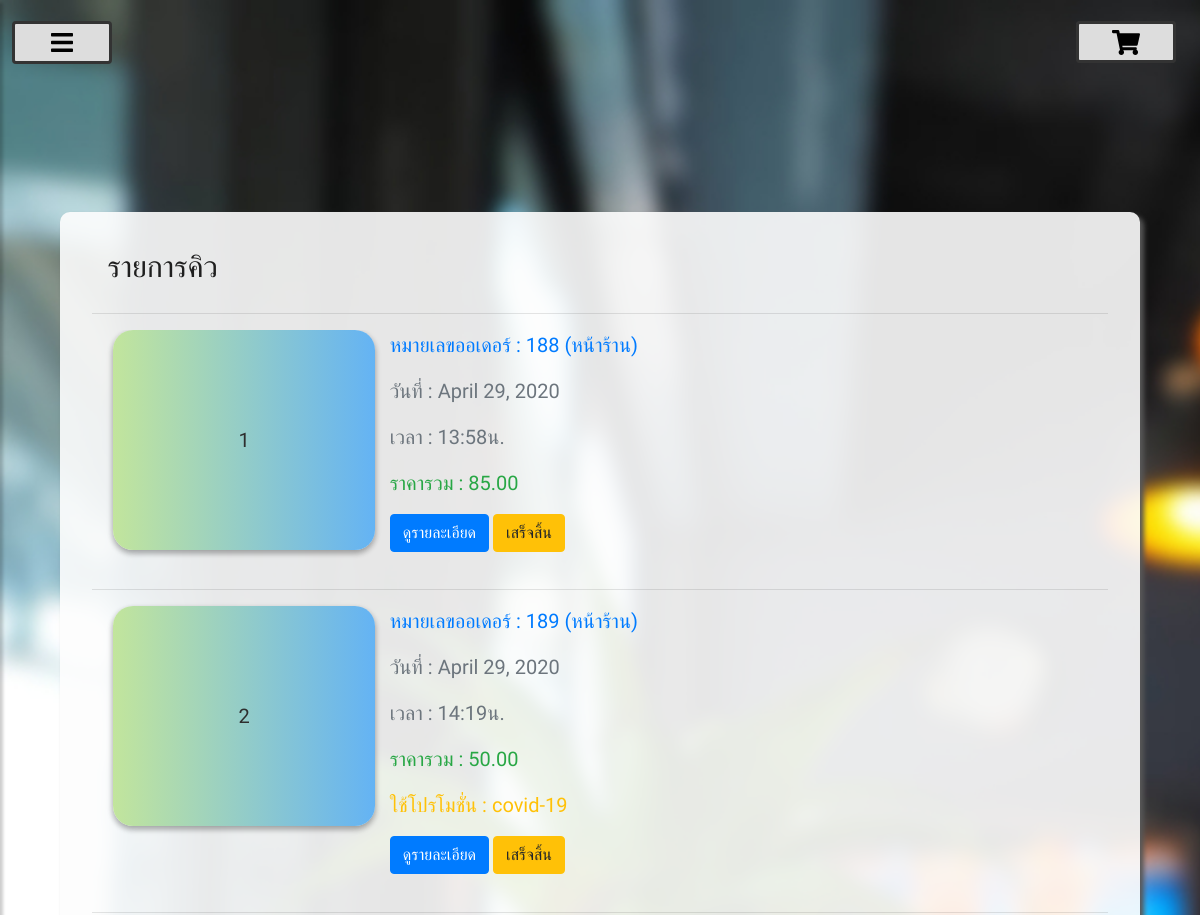
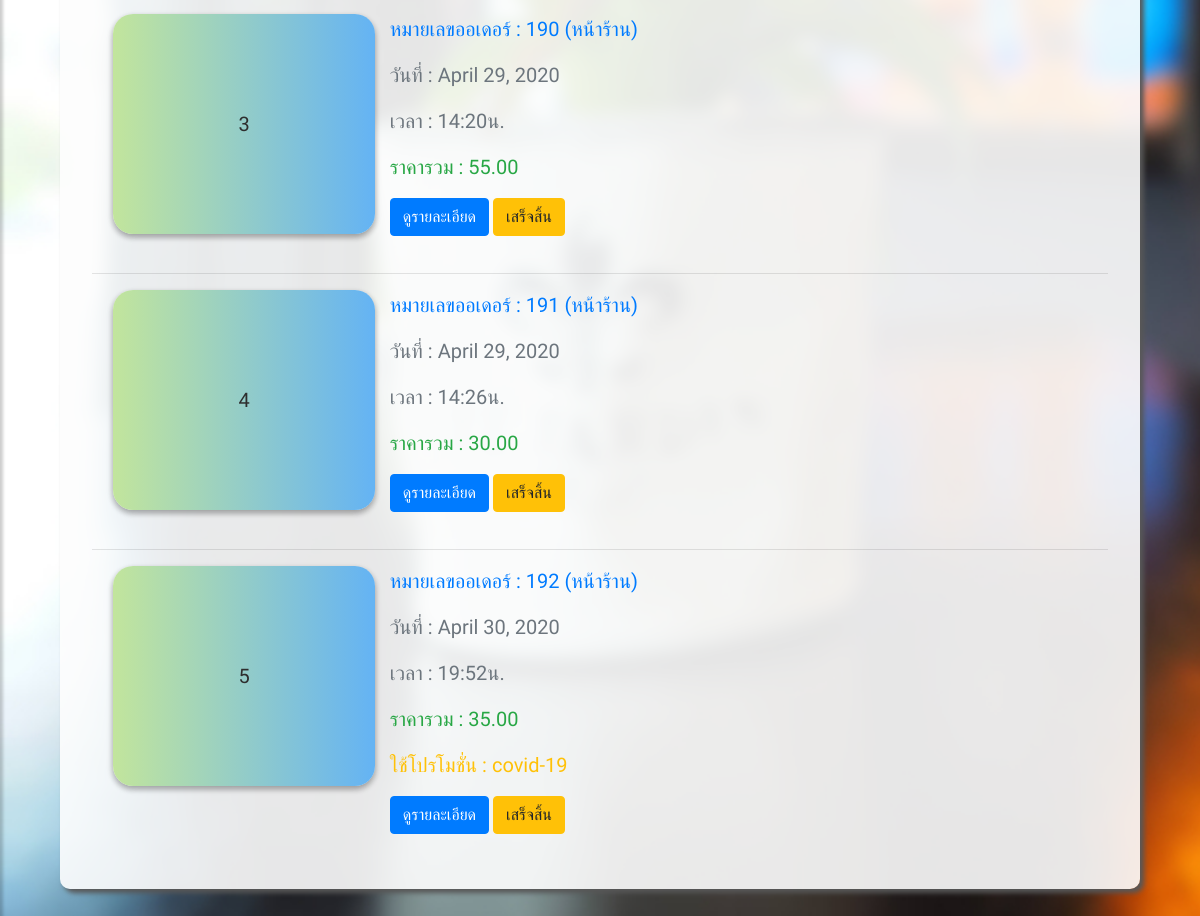
Screenshot of /queue/ (signed in) with the database file from the repository (2 pictures, top to bottom).
### product/models.py (models this page shows)
class Order(models.Model):
    TYPE_BUY = (
        ('Local_buy', 'Local buy'),
        ('Online_buy', 'Online buy')
    )
    total_price = models.FloatField(default=0)
    order_type = models.CharField(max_length=255, choices=TYPE_BUY)
    date = models.DateTimeField(auto_now=True)
    promo_id = models.ForeignKey(Promotion, on_delete=models.CASCADE, null=True)
    c_id = models.ForeignKey(Customer, on_delete=models.CASCADE, null=True)
    finish_flag = models.BooleanField(default=False)

class Promotion(models.Model):
    name = models.CharField(max_length=255, default="")
    s_date = models.DateField()
    e_date = models.DateField()
    promo_desc = models.TextField()
    discount = models.IntegerField(default=0)
    promo_status = models.BooleanField(default=True)

### product/views.py (the view)
# urls.py: path('queue/', views.queue, name='queue'),
@login_required
def queue(request):
    orders = Order.objects.filter(finish_flag=False)
    queue = []
    sweetness_name = {
    'normalsweet': 'หวานปกติ',
    'lesssweet': 'หวานน้อย',
    'moresweet': 'หวานมาก',
    }
    for order in orders:
        order_lists = Order_list.objects.filter(order_id=order.id)
        item_list = []
        item = {}
        for order_list in order_lists:
            item = {
                'id':order_list.d_id_id,
                'order_id':order_list.order_id_id,
                'unit_price':order_list.unit_price,
                'sweetness':None,
                'fruits':None,
                'toppings':None,
                'amount':order_list.amount,
                'picture':Drink_info.objects.get(pk=order_list.d_id_id).picture,
                'how_to_make':Drink_info.objects.get(pk=order_list.d_id_id).how_to_make,
                'name':Drink_info.objects.get(pk=order_list.d_id_id).d_name
            }
            special = Special.objects.get(pk=order_list.special_id_id)
            if special.special_type == 'Coffee':
                coffee = Coffee_and_other.objects.get(pk=special.id)
                item['sweetness'] = sweetness_name[coffee.sweetness]
                toppings = coffee.options.all()
                topping_items = []
                for topping in toppings:
                    co = Coffee_and_other_option.objects.get(Coffee_and_other=coffee, option=topping)
                    topping_items.append({
                        'name':topping.option_name,
                        'amount':co.amount
                    })
                item['toppings'] = topping_items
            elif special.special_type == 'Juice':
                juice = Juice.objects.get(pk=special.id)
                toppings = juice.options.all()
                topping_items = []
                for topping in toppings:
                    jo = Juice_option.objects.get(juice=juice, option=topping)
                    topping_items.append({
                        'name':topping.option_name,
                        'amount':jo.amount
                    })
                item['toppings'] = topping_items
                fruits = juice.fruits.all()
                fruit_items = []
                for fruit in fruits:
                    jf = Juice_fruit.objects.get(juice=juice, fruit=fruit)
                    fruit_items.append({
                        'name':fruit.fruit_name,
                        'amount':jf.amount
                    })
                item['fruits'] = fruit_items
            item_list.append(item)
        order_list = {
            'id':order.id,
            'date':order.date,
            'promo_id':order.promo_id,
            'finish':order.finish_flag,
            'items':item_list,
            'time':order.date.strftime('%H:%M'),
            'total_price':order.total_price,
            'your':False,
            'order_type':order.order_type,
            'customer_name':None
        }
        if (request.user.id != 1):
            if(order.c_id != None):
                order_list['customer_name'] = order.c_id.user.first_name
                if Customer.objects.get(user__id=request.user.id).id == order.c_id.id:
                    order_list['your'] = True
        queue.append(order_list)
    context = {
        'queues':queue
    }
    return render(request,'product/queue.html', context=context)

### product/context_processors.py (called while the page is built)
def pro_to_base(request):
    promotions = Promotion.objects.all()
    for promotion in promotions:
        if promotion.s_date < datetime.date.today() and promotion.e_date > datetime.date.today():
            promotion.promo_status = True
            promotion.save()
        else :
            promotion.promo_status = False
            promotion.save()
    promotions = promotions.filter(promo_status = True)
    return {'Promotion': promotions}

### product/templates/product/queue.html (shortened to what this page needs)
{% extends "base.html" %} {% load static %} {% block content %}
<div class="container listall">
    <div class="col-12 list_r">
        <label class="titlelist col-lg-8 col-6">รายการคิว</label>
        <hr>
        <div class="alltable">
            <div class="listbody">
                {% for queue in queues %}
                <div class="row">
                    <div class="titledrink col-3 col-lg-3  {% if queue.your %} bghl {% endif %} {% if queue.order_type == 'Local_buy' %} bglc {% endif %}" data-toggle="collapse" href="#collapse{{ forloop.counter }}"
                        role="button" aria-expanded="false" aria-controls="collapse{{ forloop.counter }}">
                        <p font-size="28px">{{ forloop.counter }}</p>
                    </div>
                    <div class="col-8 col-lg-5">
                        <p class="text-primary">หมายเลขออเดอร์ : {{queue.id}}
                            {% if queue.order_type == 'Local_buy' %}
                            <span class='text-primary'>(หน้าร้าน)</span>
                            {% elif queue.order_type == 'Online_buy' %}
                            <span class='text-primary'>(online)</span>
                            {% endif %}
                        </p>
                        <p class="text-secondary">วันที่ : {{queue.date.date}}</p>
                        <p class="text-secondary">เวลา : {{queue.time}}น.</p>
                        <p class="text-success">ราคารวม : {{ queue.total_price|floatformat:2 }} </p>
                         {% if queue.promo_id.id > 0 %}
                            <p class="text-warning">ใช้โปรโมชั่น : {{queue.promo_id.name}}</p>
                        {% endif %}
                        <button type='button' class='btn btn-primary' data-toggle="collapse"
                            href="#collapse{{ forloop.counter }}" role="button" aria-expanded="false"
                            aria-controls="collapse{{ forloop.counter }}" style="margin-bottom: 1vh;">ดูรายละเอียด</button>
                        {% ifequal user.groups.all.0.name 'Staff' %}
                        <a href="{% url 'order_success' queue.id %}"><button type='button' class='btn btn-warning' style="margin-bottom: 1vh;">เสร็จสิ้น</button></a>
                        {% endifequal %}
                    </div>
                </div>
                <hr>
                {% endfor %}
            </div>
        </div>
    </div>
</div>
{% endblock content %}

### static/css/style3.css (style rules this page uses)
body { font-family: 'Poppins', sans-serif; background: #fafafa; }
p { color: rgb(46, 46, 46); }
a, a:hover, a:focus { color: black; text-decoration: none; transition: all 0.3s; }

### product/templates/product/queue.html (style rules this page uses)
.titledrink { width: 100px; height: 220px; background-color: #ddd; text-align: center; line-height: 220px; border-radius: 20px; margin-left: 1vw; box-shadow: 0 3px 6px rgba(0,0,0,0.16), 0 3px 6px rgba(0,0,0,0.23); transition: 0.15s ease; }
p { font-size: 20px; }
.listbody { height: 68vh; }
.alltable { width: 100%; overflow-x: hidden; }
.bglc { background: linear-gradient(to right, #c2e59c, #64b3f4); }
@media only screen and (max-width: 1400px) { .titledrink { margin-left: 3vw; } }
.list_r { background-color: rgba(253, 253, 253, 0.9); padding: 3%; border-radius: 10px; box-shadow: 4px 4px 5px 0px rgba(87, 87, 87, 1); margin-bottom: 5vh; top: 3vh; opacity: 0; }
.titlelist { font-size: 30px; }
.listall { margin-top: 10vh; }

### rows the page displays
Order: total_price "85.00"
Promotion: id "189", date "April 29, 2020", time "14:19", total_price "50.00", promo_id.name "covid-19", id "192", date "April 30, 2020", time "19:52", total_price "35.00"
Order: total_price "55.00"
Order: total_price "30.00"

### other values shown
{{ queue.id }} "188" "190" "191"
{{ queue.date.date }} "April 29, 2020" "April 29, 2020" "April 29, 2020"
{{ queue.time }} "13:58" "14:20" "14:26"
